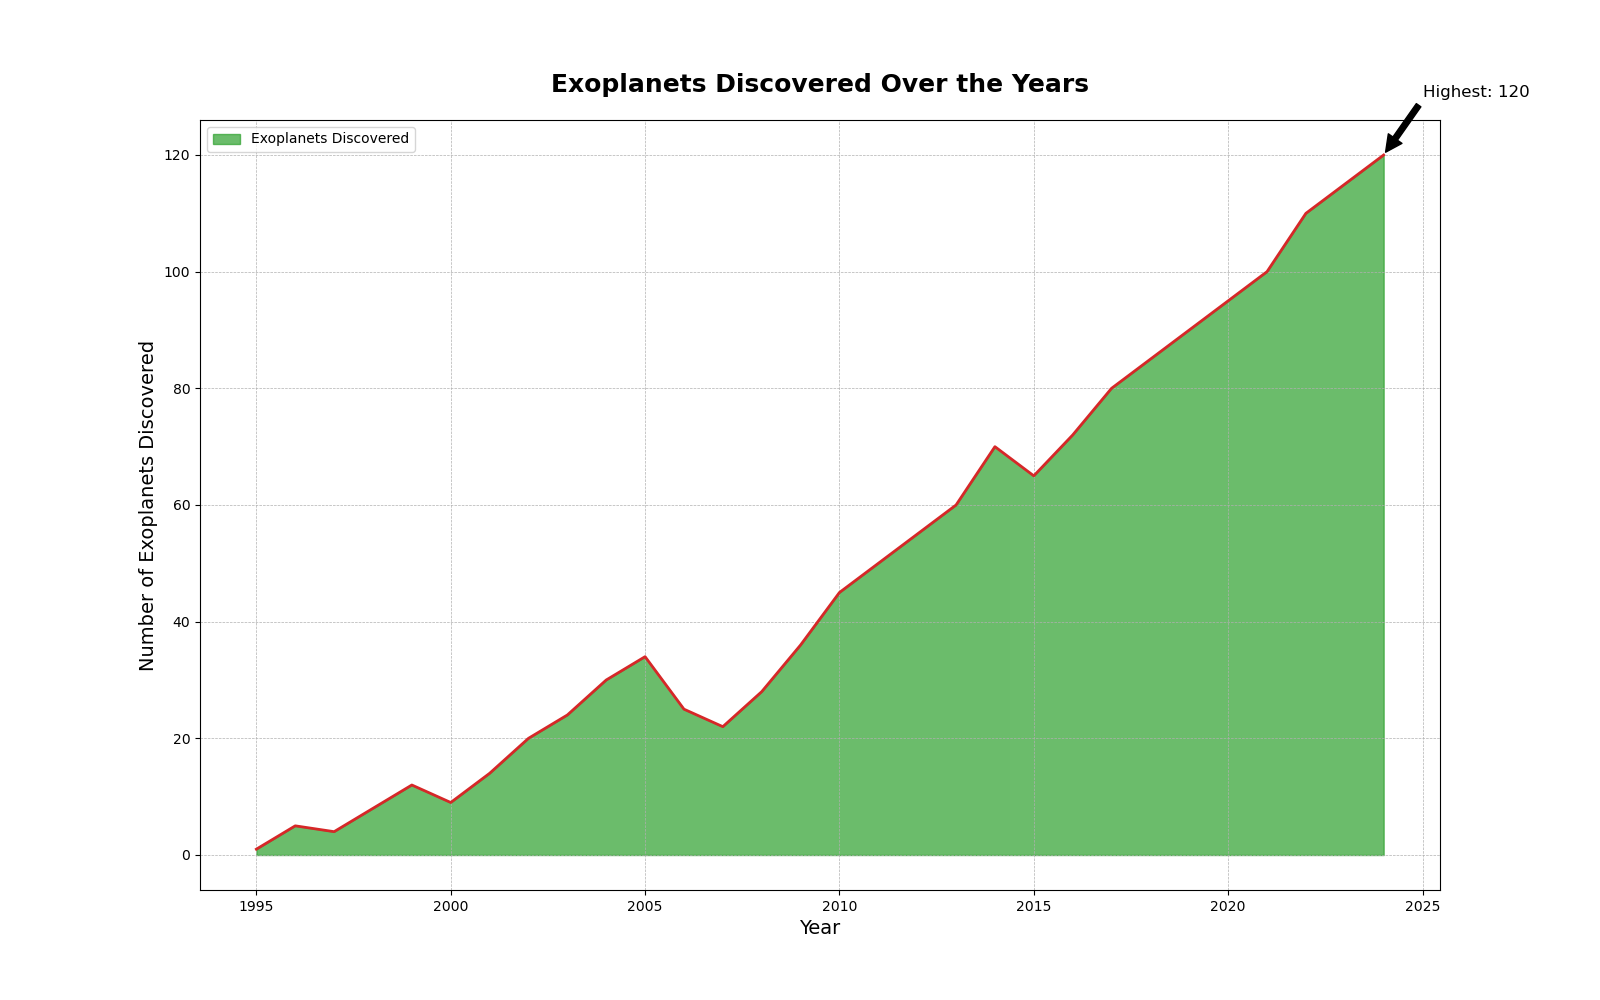

Write Python code to recreate this figure.

import matplotlib.pyplot as plt
import pandas as pd

data = {
    'Year': list(range(1995, 2025)),
    'Exoplanets_Discovered': [1, 5, 4, 8, 12, 9, 14, 20, 24, 30, 34, 25, 22, 28, 36, 45, 50, 55, 60, 70, 65, 72, 80, 85, 90, 95, 100, 110, 115, 120]
}

df = pd.DataFrame(data)

plt.figure(figsize=(16, 10))
plt.fill_between(df['Year'], df['Exoplanets_Discovered'], color='#2ca02c', alpha=0.7)
plt.plot(df['Year'], df['Exoplanets_Discovered'], color='#d62728', linewidth=2)

plt.title('Exoplanets Discovered Over the Years', fontsize=18, fontweight='bold', pad=20)
plt.xlabel('Year', fontsize=14)
plt.ylabel('Number of Exoplanets Discovered', fontsize=14)

max_exoplanets = df['Exoplanets_Discovered'].max()
max_year = df['Year'][df['Exoplanets_Discovered'].idxmax()]
plt.annotate(f'Highest: {max_exoplanets}', xy=(max_year, max_exoplanets), xytext=(max_year+1, max_exoplanets+10),
             arrowprops=dict(facecolor='black', shrink=0.05), fontsize=12)

plt.grid(True, which='both', linestyle='--', linewidth=0.5)
plt.legend(['Exoplanets Discovered'], loc='upper left')

plt.show()
